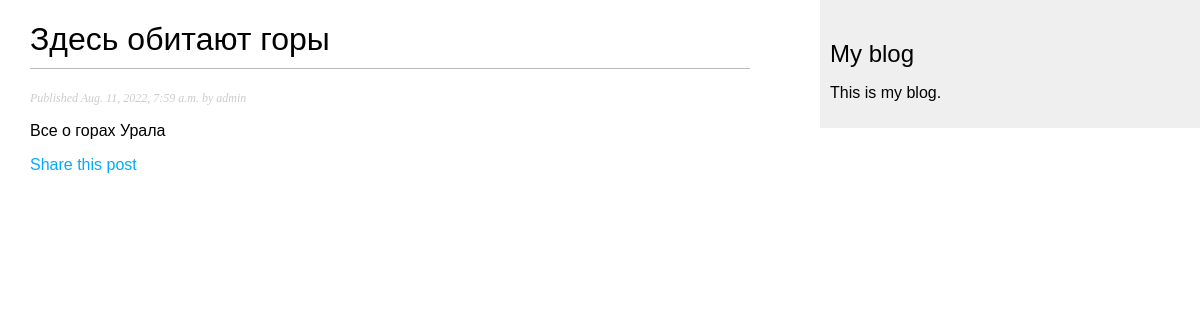
Page /blog/2022/8/11/zdes-obitayut-gory/ on the committed database.
### blog/models.py (models this page shows, shortened)
class Post(models.Model):
    STATUS_CHOICES = (
        ('draft', 'Draft'),
        ('published', 'Published'),
    )
    title = models.CharField(max_length=250)
    slug = models.SlugField(max_length=250, unique_for_date='publish')
    author = models.ForeignKey(User, on_delete=models.CASCADE,
                               related_name='blog_posts')
    body = models.TextField()
    publish = models.DateTimeField(default=timezone.now)
    created = models.DateTimeField(auto_now_add=True)
    updated = models.DateTimeField(auto_now=True)
    status = models.CharField(max_length=10, choices=STATUS_CHOICES, default='draft')
    objects = models.Manager()
    published = PublishedManager()
    class Meta:
        ordering = ('-publish',)

### blog/views.py (the view)
def post_detail(request, year, month, day, post):
    post = get_object_or_404(Post, slug=post, status='published', publish__year=year,
                             publish__month=month, publish__day=day)
    return render(request, 'blog/post/detail.html', {'post': post})

### blog/templates/blog/post/detail.html (shortened to what this page needs)
{% extends "blog/base.html" %}
{% block content %}
    <h1>{{ post.title }}</h1>
    <p class="date">Published {{ post.publish }} by {{ post.author }}</p>
    {{ post.body|linebreaks }}
    <p>
      <a href="{% url "blog:post_share" post.id %}">Share this post</a>
    </p>
{% endblock %}

### blog/static/css/blog.css (style rules this page uses)
body { margin:0; padding:0; font-family:helvetica, sans-serif; }
a { color:#00abff; text-decoration:none; }
h1 { font-weight:normal; border-bottom:1px solid #bbb; padding:0 0 10px 0; }
p.date { color:#ccc; font-family: georgia, serif; font-size: 12px; font-style: italic; }

### rows in the picture
Post: title "Здесь обитают горы", publish "Aug. 11, 2022, 7:59 a.m.", author "admin", body "Все о горах Урала"
